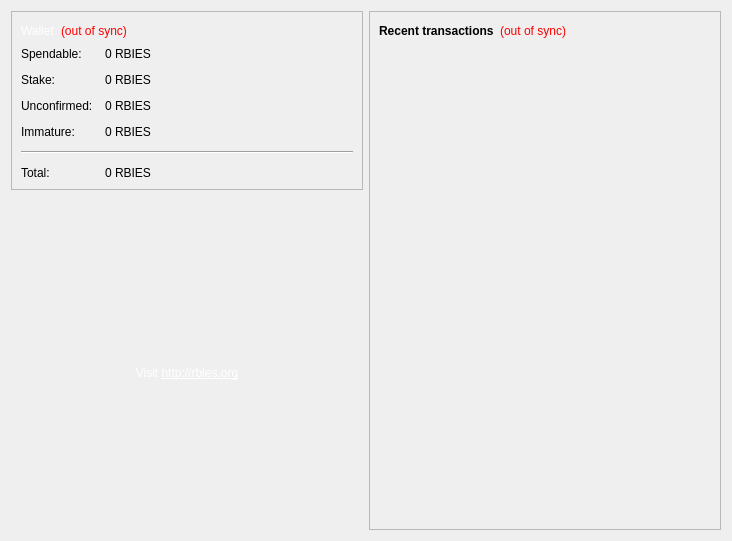
<?xml version="1.0" encoding="UTF-8"?>
<ui version="4.0">
 <class>OverviewPage</class>
 <widget class="QWidget" name="OverviewPage">
  <property name="geometry">
   <rect>
    <x>0</x>
    <y>0</y>
    <width>732</width>
    <height>541</height>
   </rect>
  </property>
  <property name="windowTitle">
   <string>Form</string>
  </property>
  <property name="styleSheet">
   <string notr="true">QProgressBar {
        background-color: #333333;
        border-radius: 6px;
        text-align: center;
        color: white;
}

QProgressBar::chunk {
        background: QLinearGradient(x1: 0, y1: 0, x2: 1, y2: 0, stop: 0 #AEC6CF, stop: 1 #AEC6FF);
        border-radius: 6px; margin: 0px;
}

QScrollArea {
        border-radius: 6px;
        border-width: 0;
        border-style: none;
        padding: 8px;
        background-color: #111;
        color: white;
}

QSpinBox {
        border-radius: 4px;
        border-width: 0;
        border-style: none;
        padding: 8px;
        background-color: #111;
        color: white;
}

QVBoxLayout {
        border-radius: 6px;
        border-width: 0;
        border-style: none;
        padding: 8px;
        background-color: #111;
        color: white;
}

QDialog, QMainWindow, QFrame {
        color: white;
        background-color: #333333;
        border: none;
}

QMenu {
        background-color: #333333; color: white;
}

QLabel {
        background-color: transparent;
}

QCheckBox {
        border-radius: 2px;
        border-width: 0;
        border-style: none;
        padding: 3px;
        background-color: #111;
        color: white;
}

QFrame#central { background-color: #333333; border: none }
QFrame#frame, QFrame#frame_2, QFrame#frame_3 {
        background-color: #111;
        border-style: plain;
        border-width: 20px;
        border-radius: 15px;
        border-color: #111;
        min-width: 10em;
        padding: 6px;
}
QLabel[openExternalLinks=true], QHeaderView { color: #aaaaaa }
QLabel[openExternalLinks=false] { color: white; font-weight: normal }
QPushButton, QToolButton {
        border: 4px solid #111;
        border-radius: 7px;
        background-color: #111;
        color: white;
        padding: 6px;
        margin: 6px;
}
QPushButton:pressed, QToolButton:checked {
        color: #AEC6CF;
}
QPushButton:pressed, QToolButton:pressed {
        border-color: #AEC6DF;
        color: #AEC6DF;
}
QPushButton:disabled, QToolButton:disabled {
        color: #444;
        background-color: #222;
}


#scrollAreaWidgetContents QToolButton {
        border-radius: 8px;
        border-width: 0px;
}

/* the background-color is overridden to transparent for mac os x
   due to the entire toolbar area not being drawable in a regular
   QMainWindow
*/
QToolBar { background: #333333; border: 0px solid black; padding: 3px; }

QToolBar::handle { image: url(handle.png); }
QStatusBar { background: #333333; }
QMenuBar { background: #333333; }
QMenuBar::item { background: #333333; color: white; }

#scrollAreaWidgetContents { background: #222 }
#scrollAreaWidgetContents &gt; QFrame { background-color: #222; border-width: 0px; border-style: none; }

QLineEdit {
        border-radius: 6px;
        border-width: 2px;
        border-color: #222;
        padding: 8px;
        background-color: #111;
        color: white;
}

QComboBox {
        border-radius: 6px;
        border-width: 0;
        border-style: none;
        padding: 8px;
        background-color: #111;
        color: white;
}

QComboBox::drop-down {
        border-width: 0;
        border-style: none;
        background-color: #111;
        color: white;
}

QTableView {
        background: #111;
        color: white;
        border-style: none;
        selection-background-color: #aaaaaa;
    alternate-background-color: #222;
        selection-color: #111;
        border: 0px solid black;
}

QHeaderView { color: #aaaaaa; background-color: #111; background-image: none; }
QHeaderView::section { color: #aaaaaa; background-color: #222; }
QHeaderView::section:checked { background-color: #111; }

QTabWidget {
        background: #111;
}

 QTabWidget::pane {
     border-top: 2px solid #111;
     border: 4px solid #111;
     border-bottom-left-radius: 8px;
     border-bottom-right-radius: 8px;
     border-top-right-radius: 8px;
        background: #111;
 }

 QTabWidget::tab-bar {
     left: 5px; /* move to the right by 5px */
 }

 /* Style the tab using the tab sub-control. Note that
     it reads QTabBar _not_ QTabWidget */
 QTabBar::tab {
     background: #111;
     border: 4px solid #222;
     border-bottom-color: #111; /* same as the pane color */
     border-top-left-radius: 4px;
     border-top-right-radius: 4px;
     min-width: 8ex;
     padding: 4px;
     color: #888;
 }

 QTabBar::tab:selected, QTabBar::tab:hover {
     color: #aaaaaa
 }

 QTabBar::tab:selected {
     border-color: #111; /* same as pane color */
     border-top-color: #aaaaaa;
 }

 QTabBar::tab:!selected {
     margin-top: 2px; /* make non-selected tabs look smaller */
 }

 /* make use of negative margins for overlapping tabs */
 QTabBar::tab:selected {
     /* expand/overlap to the left and right by 4px */
     margin-left: -4px;
     margin-right: -4px;
 }

 QTabBar::tab:first:selected {
     margin-left: 0; /* the first selected tab has nothing to overlap with on the left */
 }

 QTabBar::tab:last:selected {
     margin-right: 0; /* the last selected tab has nothing to overlap with on the right */
 }

 QTabBar::tab:only-one {
     margin: 0; /* if there is only one tab, we don't want overlapping margins */
 }


</string>
  </property>
  <layout class="QHBoxLayout" name="horizontalLayout" stretch="0,0">
   <item>
    <layout class="QVBoxLayout" name="verticalLayout_2">
     <item>
      <widget class="QFrame" name="frame">
       <property name="frameShape">
        <enum>QFrame::StyledPanel</enum>
       </property>
       <property name="frameShadow">
        <enum>QFrame::Raised</enum>
       </property>
       <layout class="QVBoxLayout" name="verticalLayout_4">
        <item>
         <layout class="QHBoxLayout" name="horizontalLayout_4">
          <item>
           <widget class="QLabel" name="label_5">
            <property name="palette">
             <palette>
              <active>
               <colorrole role="WindowText">
                <brush brushstyle="SolidPattern">
                 <color alpha="255">
                  <red>255</red>
                  <green>255</green>
                  <blue>255</blue>
                 </color>
                </brush>
               </colorrole>
               <colorrole role="Button">
                <brush brushstyle="SolidPattern">
                 <color alpha="0">
                  <red>0</red>
                  <green>0</green>
                  <blue>0</blue>
                 </color>
                </brush>
               </colorrole>
               <colorrole role="Light">
                <brush brushstyle="SolidPattern">
                 <color alpha="255">
                  <red>255</red>
                  <green>255</green>
                  <blue>255</blue>
                 </color>
                </brush>
               </colorrole>
               <colorrole role="Midlight">
                <brush brushstyle="SolidPattern">
                 <color alpha="255">
                  <red>255</red>
                  <green>255</green>
                  <blue>255</blue>
                 </color>
                </brush>
               </colorrole>
               <colorrole role="Dark">
                <brush brushstyle="SolidPattern">
                 <color alpha="255">
                  <red>127</red>
                  <green>127</green>
                  <blue>127</blue>
                 </color>
                </brush>
               </colorrole>
               <colorrole role="Mid">
                <brush brushstyle="SolidPattern">
                 <color alpha="255">
                  <red>170</red>
                  <green>170</green>
                  <blue>170</blue>
                 </color>
                </brush>
               </colorrole>
               <colorrole role="Text">
                <brush brushstyle="SolidPattern">
                 <color alpha="255">
                  <red>255</red>
                  <green>255</green>
                  <blue>255</blue>
                 </color>
                </brush>
               </colorrole>
               <colorrole role="BrightText">
                <brush brushstyle="SolidPattern">
                 <color alpha="255">
                  <red>255</red>
                  <green>255</green>
                  <blue>255</blue>
                 </color>
                </brush>
               </colorrole>
               <colorrole role="ButtonText">
                <brush brushstyle="SolidPattern">
                 <color alpha="255">
                  <red>255</red>
                  <green>255</green>
                  <blue>255</blue>
                 </color>
                </brush>
               </colorrole>
               <colorrole role="Base">
                <brush brushstyle="SolidPattern">
                 <color alpha="0">
                  <red>0</red>
                  <green>0</green>
                  <blue>0</blue>
                 </color>
                </brush>
               </colorrole>
               <colorrole role="Window">
                <brush brushstyle="SolidPattern">
                 <color alpha="0">
                  <red>0</red>
                  <green>0</green>
                  <blue>0</blue>
                 </color>
                </brush>
               </colorrole>
               <colorrole role="Shadow">
                <brush brushstyle="SolidPattern">
                 <color alpha="255">
                  <red>0</red>
                  <green>0</green>
                  <blue>0</blue>
                 </color>
                </brush>
               </colorrole>
               <colorrole role="AlternateBase">
                <brush brushstyle="SolidPattern">
                 <color alpha="255">
                  <red>255</red>
                  <green>255</green>
                  <blue>255</blue>
                 </color>
                </brush>
               </colorrole>
               <colorrole role="ToolTipBase">
                <brush brushstyle="SolidPattern">
                 <color alpha="255">
                  <red>255</red>
                  <green>255</green>
                  <blue>220</blue>
                 </color>
                </brush>
               </colorrole>
               <colorrole role="ToolTipText">
                <brush brushstyle="SolidPattern">
                 <color alpha="255">
                  <red>0</red>
                  <green>0</green>
                  <blue>0</blue>
                 </color>
                </brush>
               </colorrole>
              </active>
              <inactive>
               <colorrole role="WindowText">
                <brush brushstyle="SolidPattern">
                 <color alpha="255">
                  <red>255</red>
                  <green>255</green>
                  <blue>255</blue>
                 </color>
                </brush>
               </colorrole>
               <colorrole role="Button">
                <brush brushstyle="SolidPattern">
                 <color alpha="0">
                  <red>0</red>
                  <green>0</green>
                  <blue>0</blue>
                 </color>
                </brush>
               </colorrole>
               <colorrole role="Light">
                <brush brushstyle="SolidPattern">
                 <color alpha="255">
                  <red>255</red>
                  <green>255</green>
                  <blue>255</blue>
                 </color>
                </brush>
               </colorrole>
               <colorrole role="Midlight">
                <brush brushstyle="SolidPattern">
                 <color alpha="255">
                  <red>255</red>
                  <green>255</green>
                  <blue>255</blue>
                 </color>
                </brush>
               </colorrole>
               <colorrole role="Dark">
                <brush brushstyle="SolidPattern">
                 <color alpha="255">
                  <red>127</red>
                  <green>127</green>
                  <blue>127</blue>
                 </color>
                </brush>
               </colorrole>
               <colorrole role="Mid">
                <brush brushstyle="SolidPattern">
                 <color alpha="255">
                  <red>170</red>
                  <green>170</green>
                  <blue>170</blue>
                 </color>
                </brush>
               </colorrole>
               <colorrole role="Text">
                <brush brushstyle="SolidPattern">
                 <color alpha="255">
                  <red>255</red>
                  <green>255</green>
                  <blue>255</blue>
                 </color>
                </brush>
               </colorrole>
               <colorrole role="BrightText">
                <brush brushstyle="SolidPattern">
                 <color alpha="255">
                  <red>255</red>
                  <green>255</green>
                  <blue>255</blue>
                 </color>
                </brush>
               </colorrole>
               <colorrole role="ButtonText">
                <brush brushstyle="SolidPattern">
                 <color alpha="255">
                  <red>255</red>
                  <green>255</green>
                  <blue>255</blue>
                 </color>
                </brush>
               </colorrole>
               <colorrole role="Base">
                <brush brushstyle="SolidPattern">
                 <color alpha="0">
                  <red>0</red>
                  <green>0</green>
                  <blue>0</blue>
                 </color>
                </brush>
               </colorrole>
               <colorrole role="Window">
                <brush brushstyle="SolidPattern">
                 <color alpha="0">
                  <red>0</red>
                  <green>0</green>
                  <blue>0</blue>
                 </color>
                </brush>
               </colorrole>
               <colorrole role="Shadow">
                <brush brushstyle="SolidPattern">
                 <color alpha="255">
                  <red>0</red>
                  <green>0</green>
                  <blue>0</blue>
                 </color>
                </brush>
               </colorrole>
               <colorrole role="AlternateBase">
                <brush brushstyle="SolidPattern">
                 <color alpha="255">
                  <red>255</red>
                  <green>255</green>
                  <blue>255</blue>
                 </color>
                </brush>
               </colorrole>
               <colorrole role="ToolTipBase">
                <brush brushstyle="SolidPattern">
                 <color alpha="255">
                  <red>255</red>
                  <green>255</green>
                  <blue>220</blue>
                 </color>
                </brush>
               </colorrole>
               <colorrole role="ToolTipText">
                <brush brushstyle="SolidPattern">
                 <color alpha="255">
                  <red>0</red>
                  <green>0</green>
                  <blue>0</blue>
                 </color>
                </brush>
               </colorrole>
              </inactive>
              <disabled>
               <colorrole role="WindowText">
                <brush brushstyle="SolidPattern">
                 <color alpha="255">
                  <red>255</red>
                  <green>255</green>
                  <blue>255</blue>
                 </color>
                </brush>
               </colorrole>
               <colorrole role="Button">
                <brush brushstyle="SolidPattern">
                 <color alpha="0">
                  <red>0</red>
                  <green>0</green>
                  <blue>0</blue>
                 </color>
                </brush>
               </colorrole>
               <colorrole role="Light">
                <brush brushstyle="SolidPattern">
                 <color alpha="255">
                  <red>255</red>
                  <green>255</green>
                  <blue>255</blue>
                 </color>
                </brush>
               </colorrole>
               <colorrole role="Midlight">
                <brush brushstyle="SolidPattern">
                 <color alpha="255">
                  <red>255</red>
                  <green>255</green>
                  <blue>255</blue>
                 </color>
                </brush>
               </colorrole>
               <colorrole role="Dark">
                <brush brushstyle="SolidPattern">
                 <color alpha="255">
                  <red>127</red>
                  <green>127</green>
                  <blue>127</blue>
                 </color>
                </brush>
               </colorrole>
               <colorrole role="Mid">
                <brush brushstyle="SolidPattern">
                 <color alpha="255">
                  <red>170</red>
                  <green>170</green>
                  <blue>170</blue>
                 </color>
                </brush>
               </colorrole>
               <colorrole role="Text">
                <brush brushstyle="SolidPattern">
                 <color alpha="255">
                  <red>255</red>
                  <green>255</green>
                  <blue>255</blue>
                 </color>
                </brush>
               </colorrole>
               <colorrole role="BrightText">
                <brush brushstyle="SolidPattern">
                 <color alpha="255">
                  <red>255</red>
                  <green>255</green>
                  <blue>255</blue>
                 </color>
                </brush>
               </colorrole>
               <colorrole role="ButtonText">
                <brush brushstyle="SolidPattern">
                 <color alpha="255">
                  <red>255</red>
                  <green>255</green>
                  <blue>255</blue>
                 </color>
                </brush>
               </colorrole>
               <colorrole role="Base">
                <brush brushstyle="SolidPattern">
                 <color alpha="0">
                  <red>0</red>
                  <green>0</green>
                  <blue>0</blue>
                 </color>
                </brush>
               </colorrole>
               <colorrole role="Window">
                <brush brushstyle="SolidPattern">
                 <color alpha="0">
                  <red>0</red>
                  <green>0</green>
                  <blue>0</blue>
                 </color>
                </brush>
               </colorrole>
               <colorrole role="Shadow">
                <brush brushstyle="SolidPattern">
                 <color alpha="255">
                  <red>0</red>
                  <green>0</green>
                  <blue>0</blue>
                 </color>
                </brush>
               </colorrole>
               <colorrole role="AlternateBase">
                <brush brushstyle="SolidPattern">
                 <color alpha="255">
                  <red>255</red>
                  <green>255</green>
                  <blue>255</blue>
                 </color>
                </brush>
               </colorrole>
               <colorrole role="ToolTipBase">
                <brush brushstyle="SolidPattern">
                 <color alpha="255">
                  <red>255</red>
                  <green>255</green>
                  <blue>220</blue>
                 </color>
                </brush>
               </colorrole>
               <colorrole role="ToolTipText">
                <brush brushstyle="SolidPattern">
                 <color alpha="255">
                  <red>0</red>
                  <green>0</green>
                  <blue>0</blue>
                 </color>
                </brush>
               </colorrole>
              </disabled>
             </palette>
            </property>
            <property name="font">
             <font>
              <weight>50</weight>
              <bold>false</bold>
             </font>
            </property>
            <property name="text">
             <string>Wallet</string>
            </property>
           </widget>
          </item>
          <item>
           <widget class="QLabel" name="labelWalletStatus">
            <property name="toolTip">
             <string>The displayed information may be out of date. Your wallet automatically synchronizes with the rubies network after a connection is established, but this process has not completed yet.</string>
            </property>
            <property name="styleSheet">
             <string notr="true">QLabel { color: red; }</string>
            </property>
            <property name="text">
             <string notr="true">(out of sync)</string>
            </property>
            <property name="alignment">
             <set>Qt::AlignLeading|Qt::AlignLeft|Qt::AlignVCenter</set>
            </property>
           </widget>
          </item>
          <item>
           <spacer name="horizontalSpacer_2">
            <property name="orientation">
             <enum>Qt::Horizontal</enum>
            </property>
            <property name="sizeHint" stdset="0">
             <size>
              <width>40</width>
              <height>20</height>
             </size>
            </property>
           </spacer>
          </item>
         </layout>
        </item>
        <item>
         <layout class="QFormLayout" name="formLayout_2">
          <property name="fieldGrowthPolicy">
           <enum>QFormLayout::AllNonFixedFieldsGrow</enum>
          </property>
          <property name="horizontalSpacing">
           <number>12</number>
          </property>
          <property name="verticalSpacing">
           <number>12</number>
          </property>
          <item row="0" column="0">
           <widget class="QLabel" name="label">
            <property name="text">
             <string>Spendable:</string>
            </property>
           </widget>
          </item>
          <item row="0" column="1">
           <widget class="QLabel" name="labelBalance">
            <property name="font">
             <font>
              <weight>50</weight>
              <bold>false</bold>
             </font>
            </property>
            <property name="cursor">
             <cursorShape>IBeamCursor</cursorShape>
            </property>
            <property name="toolTip">
             <string>Your current spendable balance</string>
            </property>
            <property name="text">
             <string notr="true">0 RBIES</string>
            </property>
            <property name="textInteractionFlags">
             <set>Qt::LinksAccessibleByMouse|Qt::TextSelectableByKeyboard|Qt::TextSelectableByMouse</set>
            </property>
           </widget>
          </item>
          <item row="1" column="0">
           <widget class="QLabel" name="label_6">
            <property name="text">
             <string>Stake:</string>
            </property>
           </widget>
          </item>
          <item row="1" column="1">
           <widget class="QLabel" name="labelStake">
            <property name="font">
             <font>
              <weight>50</weight>
              <bold>false</bold>
             </font>
            </property>
            <property name="cursor">
             <cursorShape>IBeamCursor</cursorShape>
            </property>
            <property name="toolTip">
             <string>Total of coins that was staked, and do not yet count toward the current balance</string>
            </property>
            <property name="text">
             <string notr="true">0 RBIES</string>
            </property>
            <property name="textInteractionFlags">
             <set>Qt::LinksAccessibleByMouse|Qt::TextSelectableByKeyboard|Qt::TextSelectableByMouse</set>
            </property>
           </widget>
          </item>
          <item row="2" column="0">
           <widget class="QLabel" name="label_3">
            <property name="text">
             <string>Unconfirmed:</string>
            </property>
           </widget>
          </item>
          <item row="2" column="1">
           <widget class="QLabel" name="labelUnconfirmed">
            <property name="font">
             <font>
              <weight>50</weight>
              <bold>false</bold>
             </font>
            </property>
            <property name="cursor">
             <cursorShape>IBeamCursor</cursorShape>
            </property>
            <property name="toolTip">
             <string>Total of transactions that have yet to be confirmed, and do not yet count toward the current balance</string>
            </property>
            <property name="text">
             <string notr="true">0 RBIES</string>
            </property>
            <property name="textInteractionFlags">
             <set>Qt::LinksAccessibleByMouse|Qt::TextSelectableByKeyboard|Qt::TextSelectableByMouse</set>
            </property>
           </widget>
          </item>
          <item row="3" column="0">
           <widget class="QLabel" name="labelImmatureText">
            <property name="text">
             <string>Immature:</string>
            </property>
           </widget>
          </item>
          <item row="3" column="1">
           <widget class="QLabel" name="labelImmature">
            <property name="font">
             <font>
              <weight>50</weight>
              <bold>false</bold>
             </font>
            </property>
            <property name="toolTip">
             <string>Mined balance that has not yet matured</string>
            </property>
            <property name="text">
             <string notr="true">0 RBIES</string>
            </property>
            <property name="textInteractionFlags">
             <set>Qt::LinksAccessibleByMouse|Qt::TextSelectableByKeyboard|Qt::TextSelectableByMouse</set>
            </property>
           </widget>
          </item>
          <item row="4" column="0" colspan="2">
           <widget class="Line" name="line">
            <property name="orientation">
             <enum>Qt::Horizontal</enum>
            </property>
           </widget>
          </item>
          <item row="5" column="0">
           <widget class="QLabel" name="labelTotalText">
            <property name="text">
             <string>Total:</string>
            </property>
           </widget>
          </item>
          <item row="5" column="1">
           <widget class="QLabel" name="labelTotal">
            <property name="font">
             <font>
              <weight>50</weight>
              <bold>false</bold>
             </font>
            </property>
            <property name="cursor">
             <cursorShape>IBeamCursor</cursorShape>
            </property>
            <property name="toolTip">
             <string>Your current total balance</string>
            </property>
            <property name="text">
             <string notr="true">0 RBIES</string>
            </property>
            <property name="textInteractionFlags">
             <set>Qt::LinksAccessibleByMouse|Qt::TextSelectableByKeyboard|Qt::TextSelectableByMouse</set>
            </property>
           </widget>
          </item>
         </layout>
        </item>
       </layout>
      </widget>
     </item>
     <item>
      <spacer name="verticalSpacer_4">
       <property name="orientation">
        <enum>Qt::Vertical</enum>
       </property>
       <property name="sizeHint" stdset="0">
        <size>
         <width>20</width>
         <height>40</height>
        </size>
       </property>
      </spacer>
     </item>
     <item>
      <widget class="QLabel" name="lbl_logo">
       <property name="text">
        <string/>
       </property>
       <property name="pixmap">
        <pixmap resource="../bitcoin.qrc">:/images/Wallet_Logo</pixmap>
       </property>
       <property name="alignment">
        <set>Qt::AlignCenter</set>
       </property>
      </widget>
     </item>
     <item>
      <widget class="QLabel" name="label_2">
       <property name="text">
        <string>&lt;html&gt;&lt;head/&gt;&lt;body&gt;&lt;p&gt;&lt;span style=&quot; color:#ffffff;&quot;&gt;Visit &lt;/span&gt;&lt;a href=&quot;http://rbies.org&quot;&gt;&lt;span style=&quot; text-decoration: underline; color:#ffffff;&quot;&gt;http://rbies.org&lt;/span&gt;&lt;/a&gt;&lt;/p&gt;&lt;/body&gt;&lt;/html&gt;</string>
       </property>
       <property name="alignment">
        <set>Qt::AlignCenter</set>
       </property>
       <property name="openExternalLinks">
        <bool>true</bool>
       </property>
      </widget>
     </item>
     <item>
      <spacer name="verticalSpacer">
       <property name="orientation">
        <enum>Qt::Vertical</enum>
       </property>
       <property name="sizeHint" stdset="0">
        <size>
         <width>20</width>
         <height>40</height>
        </size>
       </property>
      </spacer>
     </item>
    </layout>
   </item>
   <item>
    <layout class="QVBoxLayout" name="verticalLayout_3">
     <item>
      <widget class="QFrame" name="frame_2">
       <property name="frameShape">
        <enum>QFrame::StyledPanel</enum>
       </property>
       <property name="frameShadow">
        <enum>QFrame::Raised</enum>
       </property>
       <layout class="QVBoxLayout" name="verticalLayout">
        <item>
         <layout class="QHBoxLayout" name="horizontalLayout_2">
          <item>
           <widget class="QLabel" name="label_4">
            <property name="text">
             <string>&lt;b&gt;Recent transactions&lt;/b&gt;</string>
            </property>
           </widget>
          </item>
          <item>
           <widget class="QLabel" name="labelTransactionsStatus">
            <property name="toolTip">
             <string>The displayed information may be out of date. Your wallet automatically synchronizes with the rubies network after a connection is established, but this process has not completed yet.</string>
            </property>
            <property name="styleSheet">
             <string notr="true">QLabel { color: red; }</string>
            </property>
            <property name="text">
             <string notr="true">(out of sync)</string>
            </property>
            <property name="alignment">
             <set>Qt::AlignRight|Qt::AlignTrailing|Qt::AlignVCenter</set>
            </property>
           </widget>
          </item>
          <item>
           <spacer name="horizontalSpacer">
            <property name="orientation">
             <enum>Qt::Horizontal</enum>
            </property>
            <property name="sizeHint" stdset="0">
             <size>
              <width>40</width>
              <height>20</height>
             </size>
            </property>
           </spacer>
          </item>
         </layout>
        </item>
        <item>
         <widget class="QListView" name="listTransactions">
          <property name="styleSheet">
           <string notr="true">QListView { background: transparent; }</string>
          </property>
          <property name="frameShape">
           <enum>QFrame::NoFrame</enum>
          </property>
          <property name="verticalScrollBarPolicy">
           <enum>Qt::ScrollBarAlwaysOff</enum>
          </property>
          <property name="horizontalScrollBarPolicy">
           <enum>Qt::ScrollBarAlwaysOff</enum>
          </property>
          <property name="selectionMode">
           <enum>QAbstractItemView::NoSelection</enum>
          </property>
         </widget>
        </item>
       </layout>
      </widget>
     </item>
    </layout>
   </item>
  </layout>
 </widget>
 <resources>
  <include location="../bitcoin.qrc"/>
 </resources>
 <connections/>
</ui>
